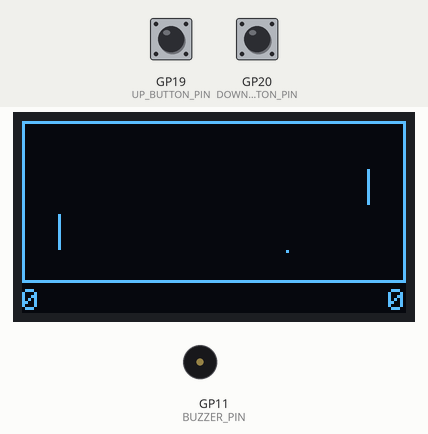
The sketch below on a simulated Raspberry Pi Pico W. On the bench: 128×64 one-colour display, buzzer (waves = sounding). The inputs (shaded band) are chosen by the test bench; at power-on: GP19 (UP_BUTTON_PIN) HIGH, GP20 (DOWN_BUTTON_PIN) HIGH.

Above: at 1.2 s.
1.3 s: GP19 (UP_BUTTON_PIN) pulled LOW for 0.15 s
At 1.72 s:
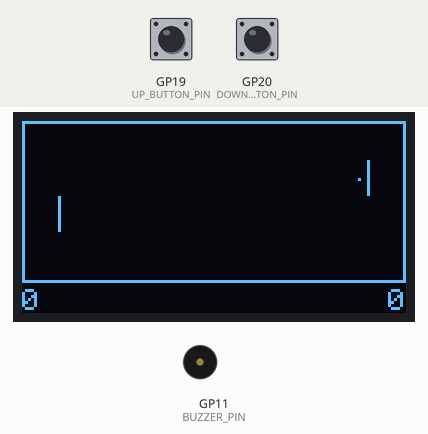
2.0 s: GP20 (DOWN_BUTTON_PIN) pulled LOW for 0.15 s
At 2.33 s:
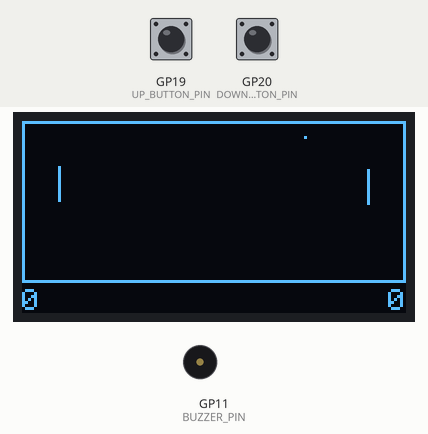
2.7 s: GP19 (UP_BUTTON_PIN) pulled LOW for 1 s
At 3.27 s:
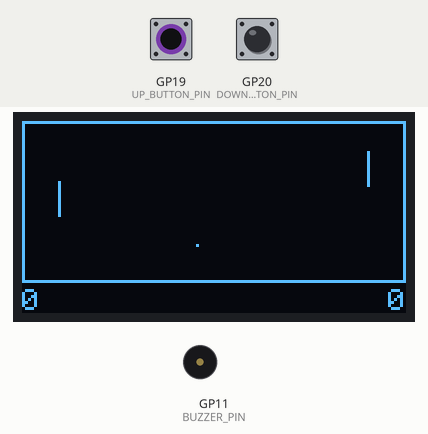
4.3 s: GP20 (DOWN_BUTTON_PIN) pulled LOW for 1 s
At 4.75 s:
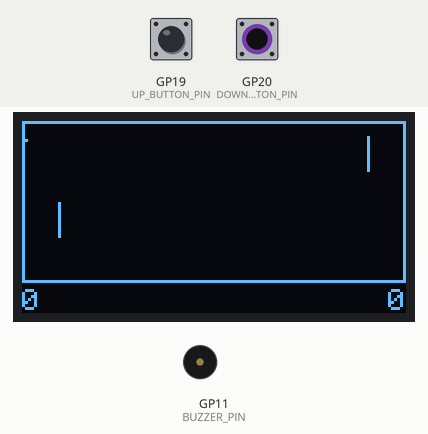
Timing chart, 0 to 6.9 s (numbered marks = the images above; inputs shaded):
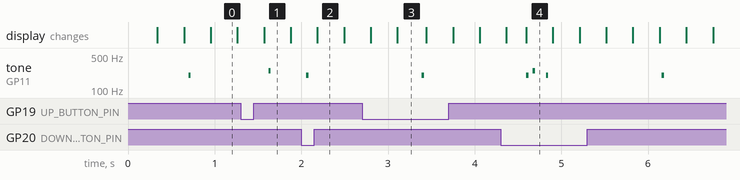

The sketch:

arduinocodesworksthebestsotranslatedit.ino
```cpp
#include <Wire.h>
#include <Adafruit_GFX.h>
#include <Adafruit_SSD1306.h>

// Define custom I2C pins for Raspberry Pi Pico
#define I2C_SDA 4
#define I2C_SCL 5

#define SCREEN_WIDTH 128
#define SCREEN_HEIGHT 64
#define OLED_RESET    -1
Adafruit_SSD1306 display(SCREEN_WIDTH, SCREEN_HEIGHT, &Wire, OLED_RESET);

// Button and buzzer pins
#define UP_BUTTON_PIN 19
#define DOWN_BUTTON_PIN 20
#define BUZZER_PIN 11

const unsigned long PADDLE_RATE = 64;
const unsigned long BALL_RATE = 16;
const uint8_t PADDLE_HEIGHT = 12;
const uint8_t SCORE_LIMIT = 9;

bool game_over, win;
uint8_t player_score, mcu_score;
uint8_t ball_x = 53, ball_y = 26;
uint8_t ball_dir_x = 1, ball_dir_y = 1;
unsigned long ball_update;
unsigned long paddle_update;

const uint8_t MCU_X = 12;
uint8_t mcu_y = 16;

const uint8_t PLAYER_X = 115;
uint8_t player_y = 16;

void setup() {
    Wire.setSDA(I2C_SDA);
    Wire.setSCL(I2C_SCL);

    if (!display.begin(SSD1306_I2C_ADDRESS, 0x3C)) {
        for(;;); // Infinite loop if display fails to initialize
    }

    display.clearDisplay();
    drawCourt();

    pinMode(UP_BUTTON_PIN, INPUT_PULLUP);
    pinMode(DOWN_BUTTON_PIN, INPUT_PULLUP);
    pinMode(BUZZER_PIN, OUTPUT);

    ball_update = millis();
    paddle_update = ball_update;
}

void loop() {
    bool update_needed = false;
    unsigned long time = millis();

    static bool up_state = false;
    static bool down_state = false;

    up_state |= (digitalRead(UP_BUTTON_PIN) == LOW);
    down_state |= (digitalRead(DOWN_BUTTON_PIN) == LOW);

    if(time > ball_update) {
        uint8_t new_x = ball_x + ball_dir_x;
        uint8_t new_y = ball_y + ball_dir_y;

        if(new_x == 0 || new_x == 127) {
            ball_dir_x = -ball_dir_x;
            new_x += ball_dir_x + ball_dir_x;

            if (new_x < 64) {
                player_scoreTone();
                player_score++;
            } else {
                mcu_scoreTone();
                mcu_score++;
            }

            if (player_score == SCORE_LIMIT || mcu_score == SCORE_LIMIT) {
                win = player_score > mcu_score;
                game_over = true;
            }
        }

        if(new_y == 0 || new_y == 53) {
            wallTone();
            ball_dir_y = -ball_dir_y;
            new_y += ball_dir_y + ball_dir_y;
        }

        if(new_x == MCU_X && new_y >= mcu_y && new_y <= mcu_y + PADDLE_HEIGHT) {
            mcuPaddleTone();
            ball_dir_x = -ball_dir_x;
            new_x += ball_dir_x + ball_dir_x;
        }

        if(new_x == PLAYER_X && new_y >= player_y && new_y <= player_y + PADDLE_HEIGHT) {
            playerPaddleTone();
            ball_dir_x = -ball_dir_x;
            new_x += ball_dir_x + ball_dir_x;
        }

        display.drawPixel(ball_x, ball_y, BLACK);
        display.drawPixel(new_x, new_y, WHITE);
        ball_x = new_x;
        ball_y = new_y;

        ball_update += BALL_RATE;

        update_needed = true;
    }

    if(time > paddle_update) {
        paddle_update += PADDLE_RATE;

        display.drawFastVLine(MCU_X, mcu_y, PADDLE_HEIGHT, BLACK);
        const uint8_t half_paddle = PADDLE_HEIGHT >> 1;

        if(mcu_y + half_paddle > ball_y) {
            int8_t dir = ball_x > MCU_X ? -1 : 1;
            mcu_y += dir;
        }

        if(mcu_y + half_paddle < ball_y) {
            int8_t dir = ball_x > MCU_X ? 1 : -1;
            mcu_y += dir;
        }

        if(mcu_y < 1) {
            mcu_y = 1;
        }

        if(mcu_y + PADDLE_HEIGHT > 53) {
            mcu_y = 53 - PADDLE_HEIGHT;
        }

        display.drawFastVLine(MCU_X, mcu_y, PADDLE_HEIGHT, WHITE);
        display.drawFastVLine(PLAYER_X, player_y, PADDLE_HEIGHT, BLACK);

        if(up_state) {
            player_y -= 1;
        }

        if(down_state) {
            player_y += 1;
        }

        up_state = down_state = false;

        if(player_y < 1) {
            player_y = 1;
        }

        if(player_y + PADDLE_HEIGHT > 53) {
            player_y = 53 - PADDLE_HEIGHT;
        }

        display.drawFastVLine(PLAYER_X, player_y, PADDLE_HEIGHT, WHITE);

        update_needed = true;
    }

    if(update_needed) {
        if (game_over) {
            const char* text = win ? "YOU WIN!!" : "YOU LOSE!";
            display.clearDisplay();
            display.setCursor(40, 28);
            display.print(text);
            display.display();

            delay(5000);

            display.clearDisplay();
            ball_x = 53;
            ball_y = 26;
            ball_dir_x = 1;
            ball_dir_y = 1;
            mcu_y = 16;
            player_y = 16;
            mcu_score = 0;
            player_score = 0;
            game_over = false;
            drawCourt();
        }

        display.setTextColor(WHITE, BLACK);
        display.setCursor(0, 56);
        display.print(mcu_score);
        display.setCursor(122, 56);
        display.print(player_score);
        display.display();
    }
}

void playerPaddleTone() {
    tone(BUZZER_PIN, 250, 25);
    delay(25);
    noTone(BUZZER_PIN);
}

void mcuPaddleTone() {
    tone(BUZZER_PIN, 225, 25);
    delay(25);
    noTone(BUZZER_PIN);
}

void wallTone() {
    tone(BUZZER_PIN, 200, 25);
    delay(25);
    noTone(BUZZER_PIN);
}

void player_scoreTone() {
    tone(BUZZER_PIN, 200, 25);
    delay(50);
    noTone(BUZZER_PIN);
    delay(25);
    tone(BUZZER_PIN, 250, 25);
    delay(25);
    noTone(BUZZER_PIN);
}

void mcu_scoreTone() {
    tone(BUZZER_PIN, 250, 25);
    delay(25);
    noTone(BUZZER_PIN);
    delay(25);
    tone(BUZZER_PIN, 200, 25);
    delay(25);
    noTone(BUZZER_PIN);
}

void drawCourt() {
    display.drawRect(0, 0, 128, 54, WHITE);
}
```

Measured:
- by itself, tone on GP11 (BUZZER_PIN): plays 200 Hz for 0.03 s, 250 Hz for 0.03 s, 200 Hz for 0.03 s, 200 Hz for 0.03 s
